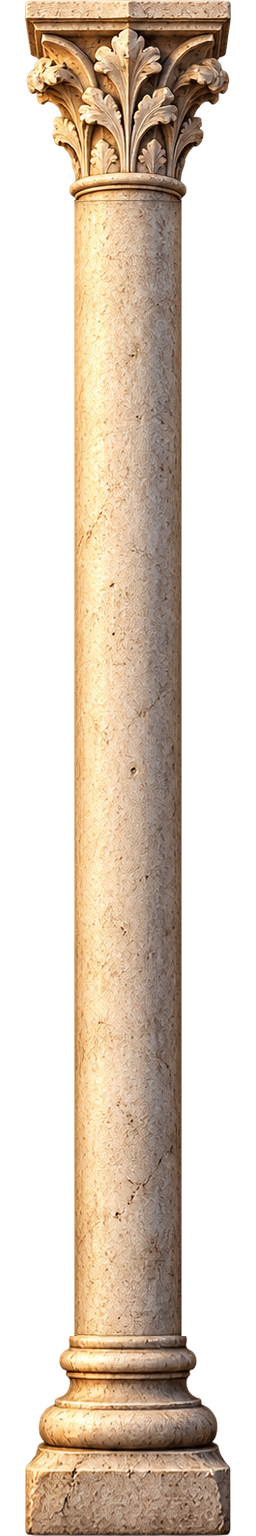
#> input picture images/gothic/art-src/column.png, 256 x 1536 px; its folder holds 4 pictures in this run
$ python prepare-art.py
#> lines starting #> are read from the running program, lines starting #| are printed output that depends on the picture
#!/usr/bin/env python3
"""Turn the Codex source art in images/gothic/art-src into the 2x UI
assets the macOS app loads from Resources/ghostty/gothic/art.

    python3 images/gothic/prepare-art.py
"""
from pathlib import Path

import numpy as np
from PIL import Image

ROOT = Path(__file__).resolve().parents[2]
SRC = ROOT / "images/gothic/art-src"
OUT = ROOT / "gothic/art"
DIVIDER_PX = 24  # 12pt split divider at 2x


def rgba(name):
    img = Image.open(SRC / name).convert("RGBA")
    return img.crop(img.getbbox())


def save(img, name, size):
    img.resize(size, Image.LANCZOS).save(OUT / name, optimize=True)


def ends(profile, axis_len):
    """Where the wide ends (capital/base, corbels) stop and start, given
    the opaque extent across each row or column."""
    mid = profile[int(axis_len * 0.4):int(axis_len * 0.6)]
    wide = profile > np.median(mid) * 1.15
    first = next(i for i in range(axis_len // 2, -1, -1) if wide[i]) + 1
    last = next(i for i in range(axis_len // 2, axis_len) if wide[i])
    return first, last


def column():
    img = rgba("column.png")
#> in rgba, img is the input picture: PIL image 256x1536 RGBA; mean R, G, B, A 89.5, 75.3, 60.4, 121.8
#> in rgba, `return img.crop(img.getbbox())`:
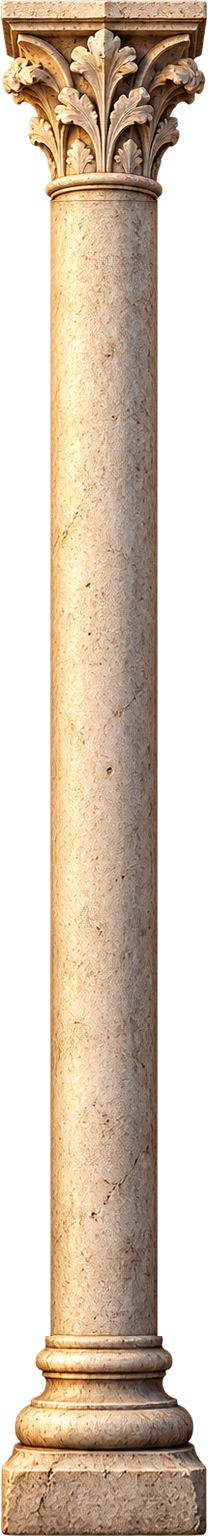
#> returned value: PIL image 208x1536 RGBA; mean R, G, B, A 110.1, 92.7, 74.4, 149.9; transparent parts drawn white
    w, h = img.size
    top, bottom = ends((np.array(img)[:, :, 3] > 32).sum(axis=1), h)
    scale = DIVIDER_PX / w
    save(img.crop((0, 0, w, top)), "column-top.png", (DIVIDER_PX, round(top * scale)))
    save(img.crop((0, bottom, w, h)), "column-bottom.png", (DIVIDER_PX, round((h - bottom) * scale)))
    # The shaft is a plain cylinder: average a band into one row so it
    # tiles without seams.
    band = np.array(img.crop((0, h // 2 - 40, w, h // 2 + 40))).astype(float).mean(axis=0, keepdims=True)
    row = Image.fromarray(np.repeat(band, 8, axis=0).round().astype(np.uint8), "RGBA")
    save(row, "column-shaft.png", (DIVIDER_PX, 8))


def beam():
    img = rgba("beam.png")
    w, h = img.size
    left, right = ends((np.array(img)[:, :, 3] > 32).sum(axis=0), w)
    scale = DIVIDER_PX / h
    save(img.crop((0, 0, left, h)), "beam-left.png", (round(left * scale), DIVIDER_PX))
    save(img.crop((right, 0, w, h)), "beam-right.png", (round((w - right) * scale), DIVIDER_PX))

    # Cut the middle to a whole number of ornament repeats so it tiles.
    lum = np.array(img.convert("L")).astype(float)
    profile = lum[:, left:right].mean(axis=0)
    profile -= profile.mean()
    lags = range(12, min(240, len(profile) // 3))
    corr = [np.dot(profile[:-lag], profile[lag:]) / (len(profile) - lag) for lag in lags]
    period = lags[int(np.argmax(corr))]
    repeats = max(1, round(120 / period))
    start = (left + right) // 2
    tile = img.crop((start, 0, start + period * repeats, h))
    save(tile, "beam-shaft.png", (max(1, round(tile.width * scale)), DIVIDER_PX))
    print(f"beam: ends at {left}/{right}, ornament period {period}px x{repeats}")


def doors():
    img = Image.open(SRC / "doors.png").convert("RGB")
    w, h = img.size
    for name, box in (("door-left.png", (0, 0, w // 2, h)), ("door-right.png", (w // 2, 0, w, h))):
        save(img.crop(box), name, (640, 960))


def main():
    OUT.mkdir(exist_ok=True)
    column()
#> in ends, `mid = profile[int(axis_len * 0.4):int(axis_len * 0.6)]`: mid = 307 values from 108 to 108
#> in ends, `first = next(i for i in range(axis_len // 2, -1, -1) if wide[i]) + 1`: first = 151
#> in ends, `last = next(i for i in range(axis_len // 2, axis_len) if wide[i])`: last = 1350
#> in column, `top, bottom = ends((np.array(img)[:, :, 3] > 32).sum(axis=1), h)`: top = 151; bottom = 1350
#> call 2 of save, with name = 'column-bottom.png', size = (24, 21)
#> in save (call 2), `img.resize(size, Image.LANCZOS).save(OUT / name, optimize=True)`:
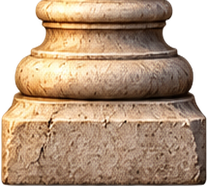
#> img: PIL image 208x186 RGBA; mean R, G, B, A 142.8, 115.9, 91.1, 211.9; transparent parts drawn white
#> in column, `band = np.array(img.crop((0, h // 2 - 40, w, h // 2 + 40))).astype(flo..`: band = 208 rows, first 6: [0, 0, 0, 0], [0, 0, 0, 0], [0, 0, 0, 0], [0, 0, 0, 0], [0, 0, 0, 0], [0, 0, 0, 0]
    beam()
#> call 2 of rgba, with name = 'beam.png'
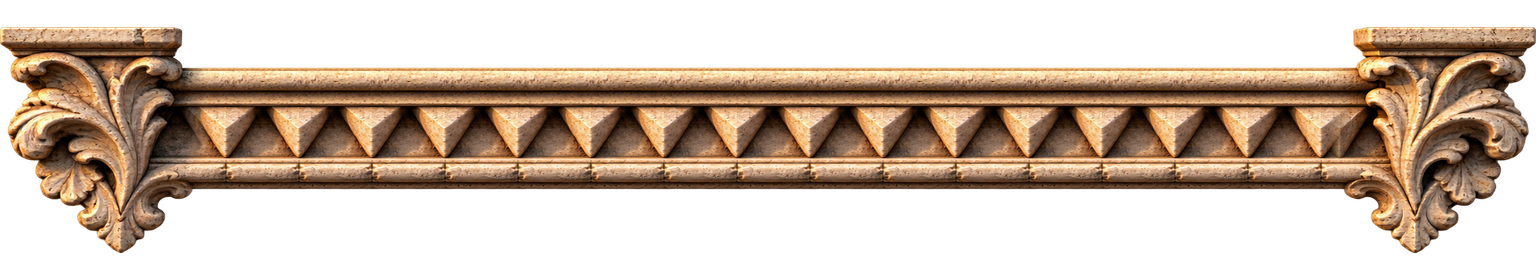
#> input picture images/gothic/art-src/beam.png, 1536 x 256 px
#> in rgba, img is the input picture: PIL image 1536x256 RGBA; mean R, G, B, A 79.9, 60.7, 44.3, 132.3
#> in rgba (call 2), `return img.crop(img.getbbox())`:
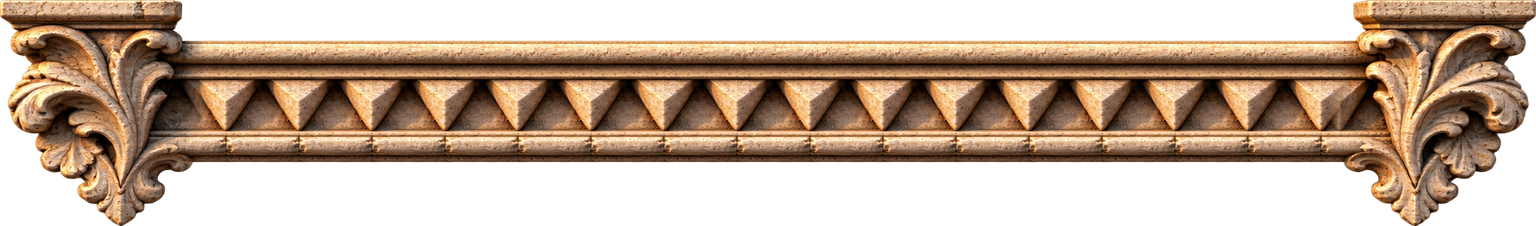
#> returned value: PIL image 1536x226 RGBA; mean R, G, B, A 90.6, 68.8, 50.2, 149.9; transparent parts drawn white
#> in beam, `left, right = ends((np.array(img)[:, :, 3] > 32).sum(axis=0), w)`: left = 182; right = 1353
#> in save (call 5), `img.resize(size, Image.LANCZOS).save(OUT / name, optimize=True)`:
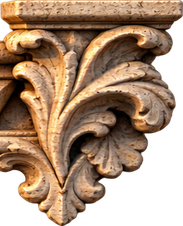
#> img: PIL image 183x226 RGBA; mean R, G, B, A 114.2, 86.4, 62.6, 192.6; transparent parts drawn white
#> in beam, `lum = np.array(img.convert("L")).astype(float)`:
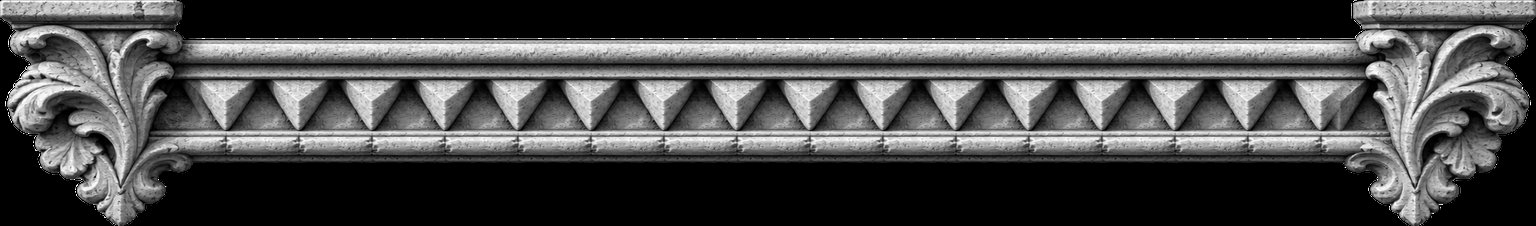
#> lum: shape (226, 1536) float64; min 0, max 255, mean 73.2
#> in beam, `profile = lum[:, left:right].mean(axis=0)`: profile = 1171 values, max 85.65 at index 42, min 37.63 at index 2, mean 67.51
#> in beam, `profile -= profile.mean()`: profile = 1171 values, max 18.14 at index 42, min -29.88 at index 2, mean 1.08e-14
#> in beam, `corr = [np.dot(profile[:-lag], profile[lag:]) / (len(profile) - lag) f..`: corr = 228 values, max 76.02 at index 207, min -68.57 at index 170, mean 0.45
#> in beam, `period = lags[int(np.argmax(corr))]`: period = 219
#> in beam, `repeats = max(1, round(120 / period))`: repeats = 1
#> in beam, `start = (left + right) // 2`: start = 767
#> in save (call 6), `img.resize(size, Image.LANCZOS).save(OUT / name, optimize=True)`:
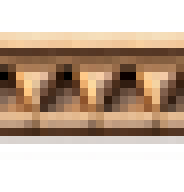
#> saved as beam-shaft.png: PIL image 23x24 RGBA (shown 8 times larger); mean R, G, B, A 102.9, 81, 57.7, 136.6; transparent parts drawn white
#| beam: ends at 182/1353, ornament period 219px x1
    doors()
    save(Image.open(SRC / "stone-tile.png").convert("RGB"), "stone.png", (256, 256))
    save(Image.open(SRC / "glass-tile.png").convert("RGB"), "glass.png", (256, 256))
    save(Image.open(SRC / "parchment.png").convert("RGB"), "parchment.png", (768, 768))
    save(Image.open(SRC / "initial-G.png").convert("RGBA"), "initial-G.png", (192, 192))
    for f in sorted(OUT.glob("*.png")):
        print(f"{f.name}: {Image.open(f).size}")


if __name__ == "__main__":
#> (the run stopped early here; a loop or call above may not have finished)
